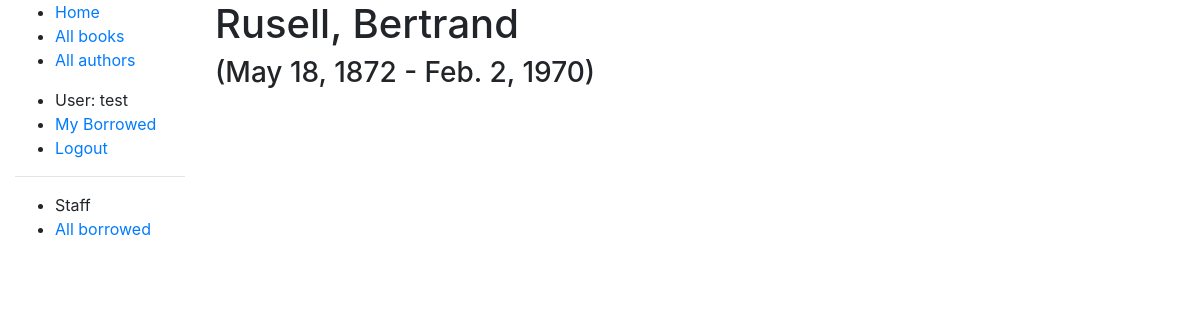
/catalog/author/2 (signed in), run on the app's committed database.
### catalog/models.py (models this page shows, shortened)
class Author(models.Model):
    first_name = models.CharField(max_length=100)
    last_name = models.CharField(max_length=100)
    date_of_birth = models.DateField(null=True, blank=True)
    date_of_death = models.DateField('Died', null=True, blank=True)
    class Meta:
        ordering = ['last_name', 'first_name']

### catalog/views.py (the view)
# urls.py: path('author/<int:pk>', views.AuthorDetailView.as_view(), name='author-detail'),
class AuthorDetailView(LoginRequiredMixin, generic.DetailView):
    model = Author

### catalog/templates/catalog/author_detail.html
{% extends "base_generic.html" %}
{% block content %}
<h1>
    {{author.last_name}}, {{author.first_name}}
</h1>
<h3>
    ({{ author.date_of_birth }} - {{author.date_of_death}})
</h3>
{% endblock %}

### catalog/templates/base_generic.html (shortened to what this page needs)
<!DOCTYPE html>
<html lang="en">
<head>
    <link rel="stylesheet"
          href="https://stackpath.bootstrapcdn.com/bootstrap/4.1.3/css/bootstrap.min.css"
>
    {% load static %}
    <link rel="stylesheet" href="{% static 'css/style.css' %}">
</head>
<body>
<div class="container-fluid">
    <div class="row">
        <div class="col-sm-2">
            {% block sidebar %}
            <ul class="sidebar-nav">
                <li><a href="{% url 'index' %}">Home</a></li>
                <li><a href="{% url 'books' %}">All books</a></li>
                <li><a href="{% url 'authors' %}">All authors</a></li>
            </ul>
            <ul class="sidebar-nav">
                {% if user.is_authenticated %}
                <li>User: {{user.get_username}}</li>
                <li>
                    <a href="{% url 'my-borrowed' %}"> My Borrowed</a>
                </li>
                <li>
                    <a href="{% url 'logout' %}?next={{request.path}}">
                        Logout
                    </a>
                </li>
                {% else %}
                <li>
                    <a href="{% url 'login' %}?next={{request.path}}">
                        Login
                    </a>
                </li>
                {% endif %}
            </ul>
            {% if user.is_staff %}
            <hr/>
            <ul class="sidebar-nav">
                <li>Staff</li>
                {% if perms.catalog.can_mark_returned %}
                <li>
                    <a href="{% url 'all-borrowed' %}">All borrowed</a>
                </li>
                {% endif %}
            </ul>
            {% endif %}
            {% endblock %}
        </div>
        <div class="col-sm-10">
            {% block content %}
            {% endblock %}
        </div>
    </div>
</div>
</body>
</html>

### data on the page
Author: last_name "Rusell", first_name "Bertrand", date_of_birth "May 18, 1872", date_of_death "Feb. 2, 1970"

### other printed values
{{ user.get_username }} "test"
